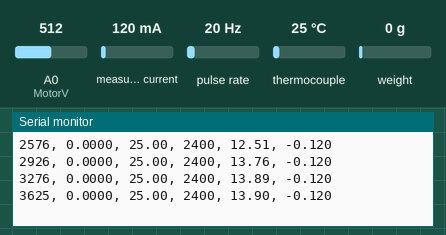
Simulated run of this sketch. Board: Arduino Uno, built with avr-gcc and run on an emulated ATmega328P. On the bench: the last lines printed to the serial monitor. Wiring (inferred from the names in the program): pulse sensor: data pin 2. Inputs (shaded band) come from the test bench; at power-on: measured current 120 mA, thermocouple 25 °C, weight on the scale 0 g, A0 (MotorV) = 512, pulse rate 20 Hz.

Above: at 3.7 s.
3.8 s: measured current set to 40 mA
At 4.21 s:
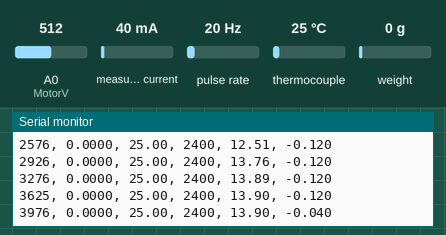
6.8 s: thermocouple set to 6 °C
At 7.01 s:
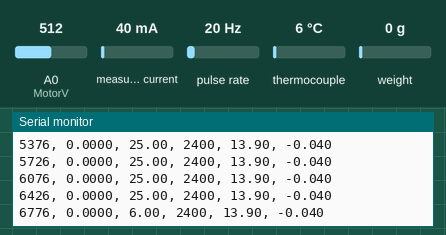
8.3 s: weight on the scale set to 100 g
At 8.41 s:
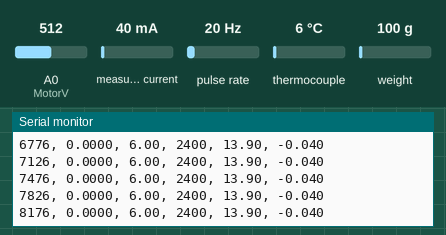
9.8 s: A0 (MotorV) set to 716
At 9.81 s:
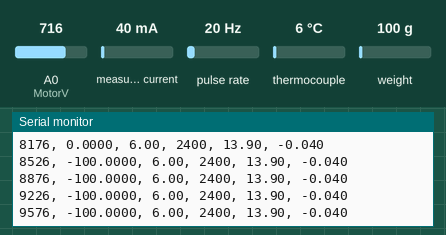
11.3 s: measured current set to 500 mA
At 11.56 s:
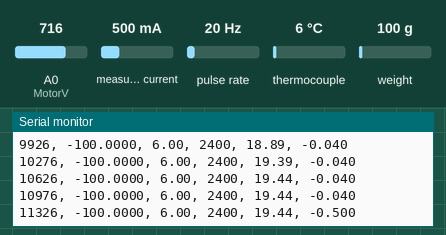
12.8 s: thermocouple set to 75 °C
At 12.96 s:
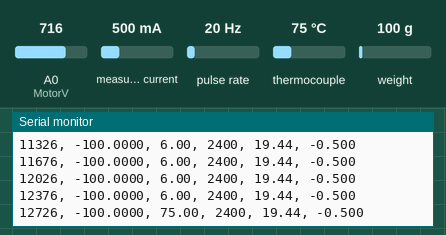
Timing chart, 0 to 15.3 s (numbered marks = the images above; inputs shaded):
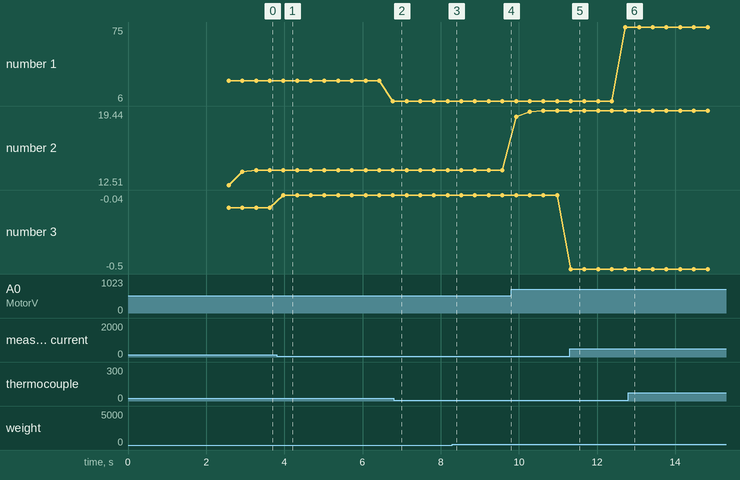

The sketch:

DynamometerSensorSuite.ino
```cpp
/* DeLinometer Sensor Suite
 *  This program is for connecting to the Delinometer sensor
 *  array through a serial connection with an Arduino Uno.
 *  There are currently 3 functional sensors in the suite
 *  1) Tachometer - Functions by calculating the pulse length of the incoming signal from tachometer module. RPM is the output
 *  2) Thermocouple - Functions by setting up thermocouple object. A funtion call to thermocouple.readCelsius() gets data from Max6675 Thermocouple module through I2C
 *  3) Load Cell - Functions by setting up a scale object. A function call to
 *      scale.begin(DOUT, CLK); scale.set_scale(); scale.tare(); initiates read sequence,
 *      scale.set_scale(calibration_factor); scale.get_units()), 4) returns output
 */

// -----------Current Meter Variables -------------
#include "ACS712.h"
#define LoadCurrent A5
ACS712 sensor(ACS712_30A, LoadCurrent);


// -----------Voltage Meter Variables ----------------
#define MotorV A0
float DividerV = 0;
float DividerConst = 40.92;
float DividerVMap = 0;

// -----------Tachometer variables ----------
#define tachSignal 2
int rpm = 0;
float rpmFloat = 0;
float timePerRev = 0;
float timeArray[15] = {0, 0};
float rateOfChangeArray[15] = {0, 0};
int globali = 0;
int globalj = 1;
bool run1 = true;
///////////////////////////////////////////////////////////////////////////


// -----------Thermocouple variables
#include "max6675.h"

int thermoDO = 10;
int thermoCS = 11;
int thermoCLK = 12;
float temperature = 23.5;

MAX6675 thermocouple(thermoCLK, thermoCS, thermoDO);
//////////////////////////////////////////////////////////////////////////


// -----------Load Cell variables
#include "HX711.h"

#define DOUT  9
#define CLK  8

HX711 scale;

float calibration_factor = -1721.68;
///////////////////////////////////////////////////////////////////////////////////

//------------- Setup necessary equipment
void setup() {
  Serial.begin(9600);
  pinMode(tachSignal, INPUT);   // Setting tachSignal as Input pin
  //Serial.print(0);
  //Serial.print(""); Serial.println(3500);
  delay(500);                                   // wait for MAX chip to stabilize
  sensor.calibrate();
  temperature = thermocouple.readCelsius();     // take first temperature reading
  scale.begin(DOUT, CLK);
  scale.set_scale();
  scale.tare(); //Reset the scale to 0

  long zero_factor = scale.read_average(); //Get a baseline reading
  //Serial.println(""); Serial.println("System - Ready");
}

//------------------Main Loop
void loop() {
  scale.set_scale(calibration_factor);
  timePerRev = pulseIn(tachSignal, HIGH);
  float currentReading;
  currentReading = sensor.getCurrentDC();
  currentReading *= -1;
  dividerReading();
  //Serial.println(timePerRev);
  timeArray[globali] = timePerRev;
  rateOfChangeArray[globali] = timeArray[globali] - timeArray[globalj];
  //Serial.print("timePerRev = ");


  // This conditional statement is for catching output during first loop of data stream
  // If the rateOfChangeArray > 20k, the motor is accellerating and data is recorded.
  // After the first run, if the rateOfChangeArray < 55k, the signal is interpreted as valid
  // Otherwise, the data is considered noise and not output by the system.
  // Values outside of specified range are not possible since the motor would be accellerating/decelerating at rates not possible by motor
  if (run1 == true) {
    if (rateOfChangeArray[globali] > 20000) {
      rpmFloat = (1 / timePerRev) * (1000000) * (60);
      rpm = round(rpmFloat);
      if ((rpm > 0) && (rpm < 3500)) {
        //Serial.print("RPM =, ");
        //Serial.print(temperature); Serial.print(", "); Serial.println(rpm);
        //Serial.println(timePerRev);
        Serial.print(millis()); Serial.print(", "); Serial.print((-1)*(scale.get_units()), 4); Serial.print(", "); Serial.print(thermocouple.readCelsius()); Serial.print(", "); Serial.print(rpm); Serial.print(", "); Serial.print(DividerVMap); Serial.print(", "); Serial.println(currentReading, 3);
        run1 = false;
      }
    }

  }

  else {
    //Serial.println(rateOfChangeArray[globali]);
    if (rateOfChangeArray[globali] < 55000) {
      rpmFloat = (1 / timePerRev) * (1000000) * (60);
      rpm = round(rpmFloat);
      if ((rpm > 0) && (rpm < 3700)) {
        //Serial.print("RPM =, ");
        //Serial.println(temperature); Serial.print(", ");
        Serial.print(millis()); Serial.print(", "); Serial.print((-1)*(scale.get_units()), 4); Serial.print(", "); Serial.print(thermocouple.readCelsius()); Serial.print(", "); Serial.print(rpm); Serial.print(", "); Serial.print(DividerVMap); Serial.print(", "); Serial.println(currentReading, 3);
        //Serial.println(timePerRev);
      }
    }
  }

  delay(200);
}

// --- Voltage Divider function
void dividerReading() {
  for (int i = 0; i < 10; i++) {
    DividerV += analogRead(MotorV);
    delayMicroseconds(10);
  }
  DividerV = DividerV / 10;
  DividerVMap = DividerV / DividerConst;
}
```

Measured:
- after the input at 3.8 s, the serial monitor: prints a new line after 0.18 s (image 1)
- after the input at 11.3 s, the serial monitor: prints a new line at once (image 5)
- plotted number 1: 25 → 6 after the input at 3.8 s, 6 → 75 after the input at 11.3 s
- plotted number 2: 13.9 → 19.44 after the input at 9.8 s
- plotted number 3: -0.12 → -0.04 after the input at 3.8 s, -0.04 → -0.5 after the input at 11.3 s
